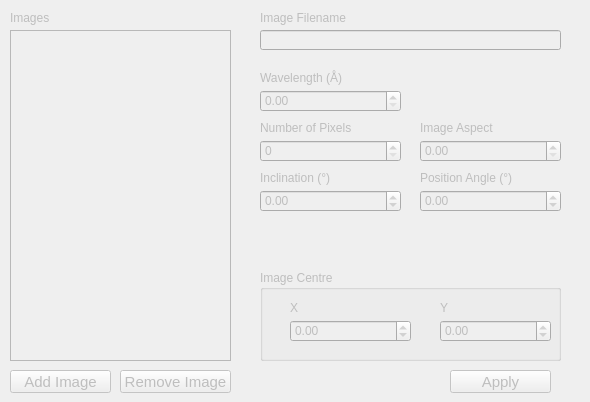
      <widget class="QWidget" name="tab_Image">
       <property name="enabled">
        <bool>false</bool>
       </property>
       <attribute name="title">
        <string>Image</string>
       </attribute>
       <widget class="QPushButton" name="btn_RemoveImage">
        <property name="geometry">
         <rect>
          <x>120</x>
          <y>370</y>
          <width>111</width>
          <height>23</height>
         </rect>
        </property>
        <property name="font">
         <font>
          <pointsize>11</pointsize>
         </font>
        </property>
        <property name="text">
         <string>Remove Image</string>
        </property>
       </widget>
       <widget class="QPushButton" name="btn_AddImage">
        <property name="geometry">
         <rect>
          <x>10</x>
          <y>370</y>
          <width>101</width>
          <height>23</height>
         </rect>
        </property>
        <property name="font">
         <font>
          <pointsize>11</pointsize>
         </font>
        </property>
        <property name="text">
         <string>Add Image</string>
        </property>
       </widget>
       <widget class="QListWidget" name="lst_Images">
        <property name="geometry">
         <rect>
          <x>10</x>
          <y>30</y>
          <width>221</width>
          <height>331</height>
         </rect>
        </property>
       </widget>
       <widget class="QLabel" name="lbl_Images">
        <property name="geometry">
         <rect>
          <x>10</x>
          <y>10</y>
          <width>91</width>
          <height>16</height>
         </rect>
        </property>
        <property name="text">
         <string>Images</string>
        </property>
       </widget>
       <widget class="QDoubleSpinBox" name="spn_ImageInclination">
        <property name="geometry">
         <rect>
          <x>260</x>
          <y>190</y>
          <width>141</width>
          <height>22</height>
         </rect>
        </property>
        <property name="minimum">
         <double>-360.000000000000000</double>
        </property>
        <property name="maximum">
         <double>360.990000000000009</double>
        </property>
       </widget>
       <widget class="QLabel" name="lbl_ImageInclination">
        <property name="geometry">
         <rect>
          <x>260</x>
          <y>170</y>
          <width>141</width>
          <height>16</height>
         </rect>
        </property>
        <property name="text">
         <string>Inclination (°)</string>
        </property>
       </widget>
       <widget class="QLabel" name="lbl_ImagePA">
        <property name="geometry">
         <rect>
          <x>420</x>
          <y>170</y>
          <width>161</width>
          <height>16</height>
         </rect>
        </property>
        <property name="text">
         <string>Position Angle (°)</string>
        </property>
       </widget>
       <widget class="QDoubleSpinBox" name="spn_ImagePA">
        <property name="geometry">
         <rect>
          <x>420</x>
          <y>190</y>
          <width>141</width>
          <height>22</height>
         </rect>
        </property>
        <property name="minimum">
         <double>-360.000000000000000</double>
        </property>
        <property name="maximum">
         <double>360.990000000000009</double>
        </property>
       </widget>
       <widget class="QDoubleSpinBox" name="spn_ImagePixels">
        <property name="geometry">
         <rect>
          <x>260</x>
          <y>140</y>
          <width>141</width>
          <height>22</height>
         </rect>
        </property>
        <property name="decimals">
         <number>0</number>
        </property>
        <property name="maximum">
         <double>100000000.000000000000000</double>
        </property>
       </widget>
       <widget class="QLabel" name="lbl_ImagePixels">
        <property name="geometry">
         <rect>
          <x>260</x>
          <y>120</y>
          <width>141</width>
          <height>16</height>
         </rect>
        </property>
        <property name="text">
         <string>Number of Pixels</string>
        </property>
       </widget>
       <widget class="QDoubleSpinBox" name="spn_ImageWavelength">
        <property name="geometry">
         <rect>
          <x>260</x>
          <y>90</y>
          <width>141</width>
          <height>22</height>
         </rect>
        </property>
        <property name="maximum">
         <double>99999999.989999994635582</double>
        </property>
       </widget>
       <widget class="QLabel" name="lbl_ImageWavelength">
        <property name="geometry">
         <rect>
          <x>260</x>
          <y>70</y>
          <width>141</width>
          <height>16</height>
         </rect>
        </property>
        <property name="text">
         <string>Wavelength (Å)</string>
        </property>
       </widget>
       <widget class="QLabel" name="lbl_ImageName">
        <property name="geometry">
         <rect>
          <x>260</x>
          <y>10</y>
          <width>141</width>
          <height>16</height>
         </rect>
        </property>
        <property name="text">
         <string>&lt;html&gt;&lt;head/&gt;&lt;body&gt;&lt;p&gt;Image Filename&lt;/p&gt;&lt;/body&gt;&lt;/html&gt;</string>
        </property>
       </widget>
       <widget class="QLineEdit" name="txt_ImageName">
        <property name="geometry">
         <rect>
          <x>260</x>
          <y>30</y>
          <width>301</width>
          <height>20</height>
         </rect>
        </property>
       </widget>
       <widget class="QGroupBox" name="grp_ImageCentre">
        <property name="geometry">
         <rect>
          <x>260</x>
          <y>270</y>
          <width>301</width>
          <height>91</height>
         </rect>
        </property>
        <property name="title">
         <string>Image Centre</string>
        </property>
        <widget class="QLabel" name="lbl_ImageCentreY">
         <property name="geometry">
          <rect>
           <x>180</x>
           <y>30</y>
           <width>121</width>
           <height>16</height>
          </rect>
         </property>
         <property name="text">
          <string>Y</string>
         </property>
        </widget>
        <widget class="QLabel" name="lbl_ImageCentreX">
         <property name="geometry">
          <rect>
           <x>30</x>
           <y>30</y>
           <width>121</width>
           <height>16</height>
          </rect>
         </property>
         <property name="text">
          <string>X</string>
         </property>
        </widget>
        <widget class="QDoubleSpinBox" name="spn_ImageCentreY">
         <property name="geometry">
          <rect>
           <x>180</x>
           <y>50</y>
           <width>111</width>
           <height>22</height>
          </rect>
         </property>
         <property name="minimum">
          <double>-360.000000000000000</double>
         </property>
         <property name="maximum">
          <double>360.990000000000009</double>
         </property>
        </widget>
        <widget class="QDoubleSpinBox" name="spn_ImageCentreX">
         <property name="geometry">
          <rect>
           <x>30</x>
           <y>50</y>
           <width>121</width>
           <height>22</height>
          </rect>
         </property>
         <property name="minimum">
          <double>-999999999.000000000000000</double>
         </property>
         <property name="maximum">
          <double>999999999.000000000000000</double>
         </property>
        </widget>
       </widget>
       <widget class="QLabel" name="lbl_ImageAspect">
        <property name="geometry">
         <rect>
          <x>420</x>
          <y>120</y>
          <width>141</width>
          <height>16</height>
         </rect>
        </property>
        <property name="text">
         <string>Image Aspect</string>
        </property>
       </widget>
       <widget class="QDoubleSpinBox" name="spn_ImageAspect">
        <property name="geometry">
         <rect>
          <x>420</x>
          <y>140</y>
          <width>141</width>
          <height>22</height>
         </rect>
        </property>
        <property name="maximum">
         <double>999999999.990000009536743</double>
        </property>
       </widget>
       <widget class="QPushButton" name="btn_SaveImage">
        <property name="geometry">
         <rect>
          <x>450</x>
          <y>370</y>
          <width>101</width>
          <height>23</height>
         </rect>
        </property>
        <property name="font">
         <font>
          <pointsize>11</pointsize>
         </font>
        </property>
        <property name="text">
         <string>Apply</string>
        </property>
       </widget>
      </widget>
